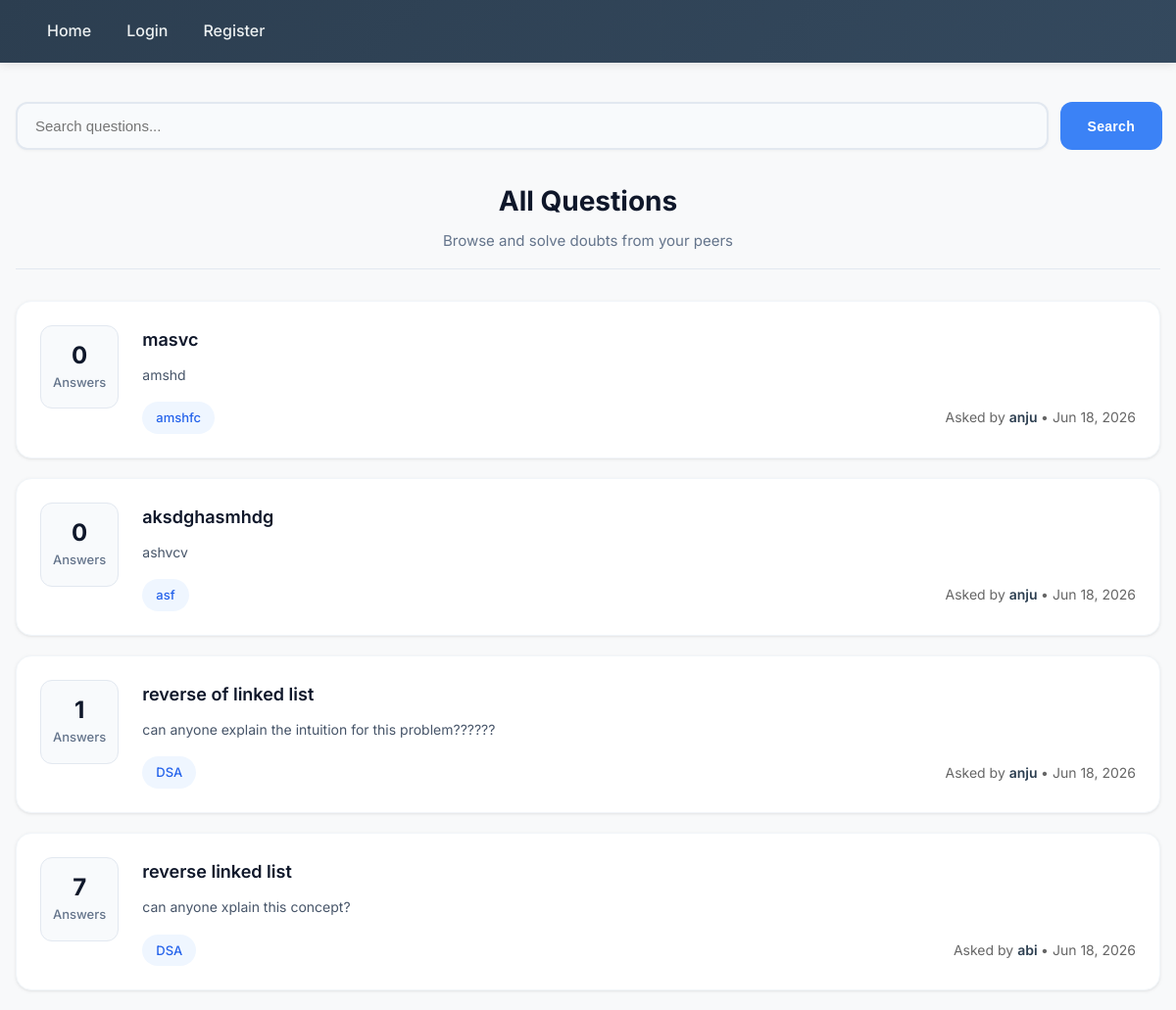
/, run on an earlier commit of the app's database.
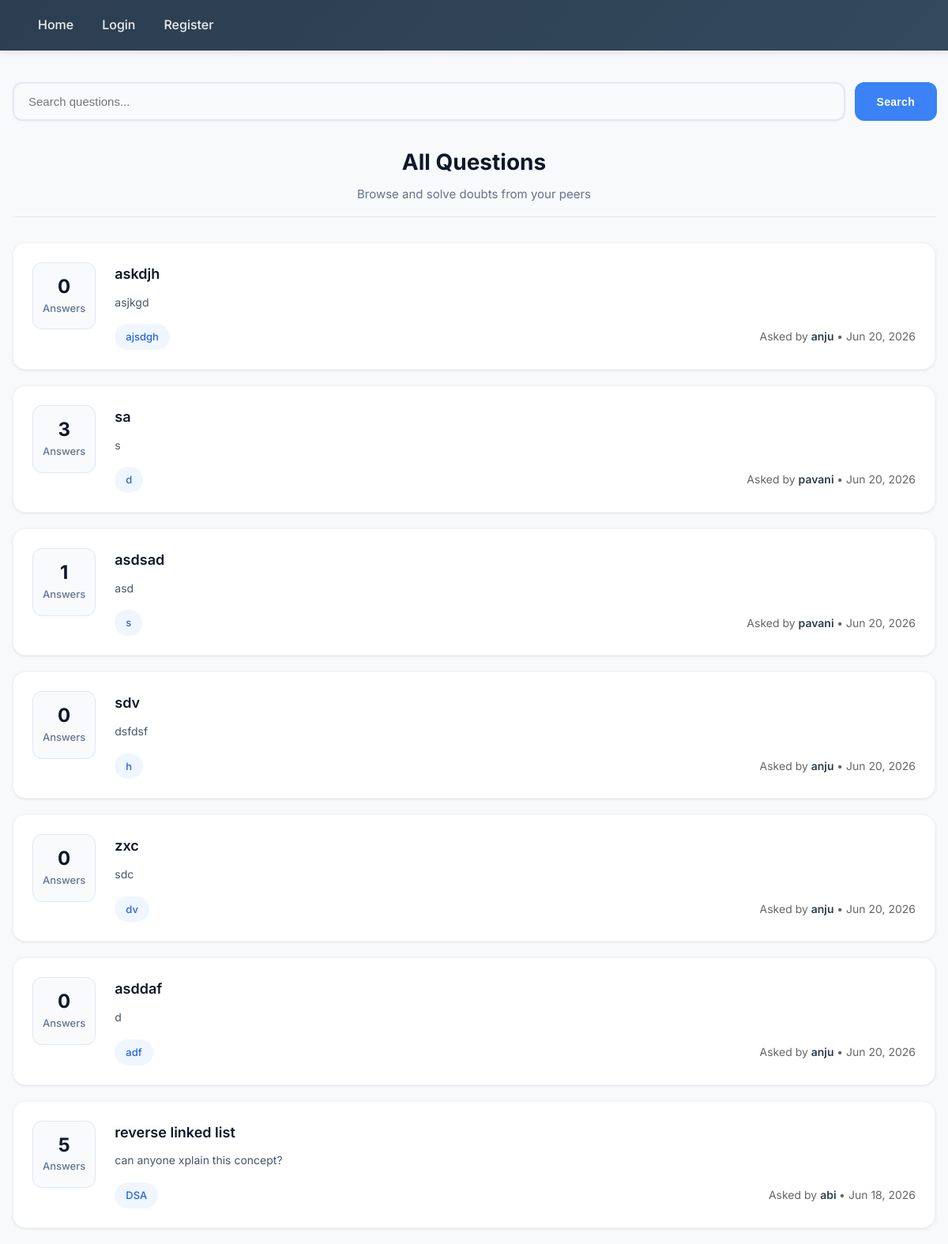
And on a later commit of the database.
### qa/models.py (models this page shows, shortened)
class Question(models.Model):
    title = models.CharField(max_length=200)
    body = models.TextField()
    tags = models.CharField(max_length=200)
    author = models.ForeignKey(
        User,
        on_delete=models.CASCADE
    )
    created_at = models.DateTimeField(
        auto_now_add=True
    )
    views = models.PositiveIntegerField(default=0)

### qa/views.py (the view)
def home(request):
    query = request.GET.get('q')
    if query:
        questions = Question.objects.filter(
        Q(title__icontains=query) |
        Q(body__icontains=query) |
        Q(tags__icontains=query)
    ).order_by('-created_at')
    else:
        questions = Question.objects.all().order_by(
            '-created_at'
        )
    return render(
        request,
        'qa/home.html',
        {
            'questions': questions,
            'query': query
        }
    )

### qa/templates/qa/home.html (shortened to what this page needs)
{% extends 'qa/base.html' %}
{% block content %}
<div class="search-container">
    <form method="GET">
        <input
            type="text"
            name="q"
            placeholder="Search questions..."
            value="{{ query|default:'' }}"
            class="search-input"
        >
        <button type="submit" class="search-btn">
            Search
        </button>
    </form>
</div>
<div class="questions-header">
    <h1>All Questions</h1>
    <p class="subtitle">Browse and solve doubts from your peers</p>
</div>
{% for q in questions %}
<div class="question-card">
    <div class="question-stats">
        <div class="stat">
            <strong>{{ q.answers.count }}</strong>
            <span>Answers</span>
        </div>
    </div>
    <div class="question-content">
        <h3 style="margin:0;">
            <a href="{% url 'question_detail' q.id %}"
               class="question-title">
                {{ q.title }}
            </a>
        </h3>
        <p class="question-preview">
            {{ q.body|truncatewords:25 }}
        </p>
        <div class="question-footer">
            <span class="tags">
                {{ q.tags }}
            </span>
            <span class="author">
                Asked by
                <a href="{% url 'user_profile' q.author.id %}" class="author-link">
                    {{ q.author.username }}
                </a>
                    •
                    {{ q.created_at|date:"M d, Y" }}
            </span>
        </div>
    </div>
</div>
{% empty %}
<div class="empty-state">
    <h3>No Questions Yet</h3>
    <p>Be the first student to ask a doubt.</p>
</div>
{% endfor %}
{% endblock %}

What changed in the data, as far as the page shows it:
removed Question: answers.count "0", title "masvc", body "amshd", tags "amshfc", author.username "anju", created_at "Jun 18, 2026"
removed Question: answers.count "0", title "aksdghasmhdg", body "ashvcv", tags "asf", author.username "anju", created_at "Jun 18, 2026"
removed Question: answers.count "1", title "reverse of linked list", body "can anyone explain the intuition for this problem??????", tags "DSA", author.username "anju", created_at "Jun 18, 2026"
added Question: answers.count "0", title "askdjh", body "asjkgd", tags "ajsdgh", author.username "anju", created_at "Jun 20, 2026"
added Question: answers.count "3", title "sa", body "s", tags "d", author.username "pavani", created_at "Jun 20, 2026"
added Question: answers.count "1", title "asdsad", body "asd", tags "s", author.username "pavani", created_at "Jun 20, 2026"
added Question: answers.count "0", title "sdv", body "dsfdsf", tags "h", author.username "anju", created_at "Jun 20, 2026"
added Question: answers.count "0", title "zxc", body "sdc", tags "dv", author.username "anju", created_at "Jun 20, 2026"
added Question: answers.count "0", title "asddaf", body "d", tags "adf", author.username "anju", created_at "Jun 20, 2026"
computed for Question "reverse linked list": answers.count "7" → "5"
